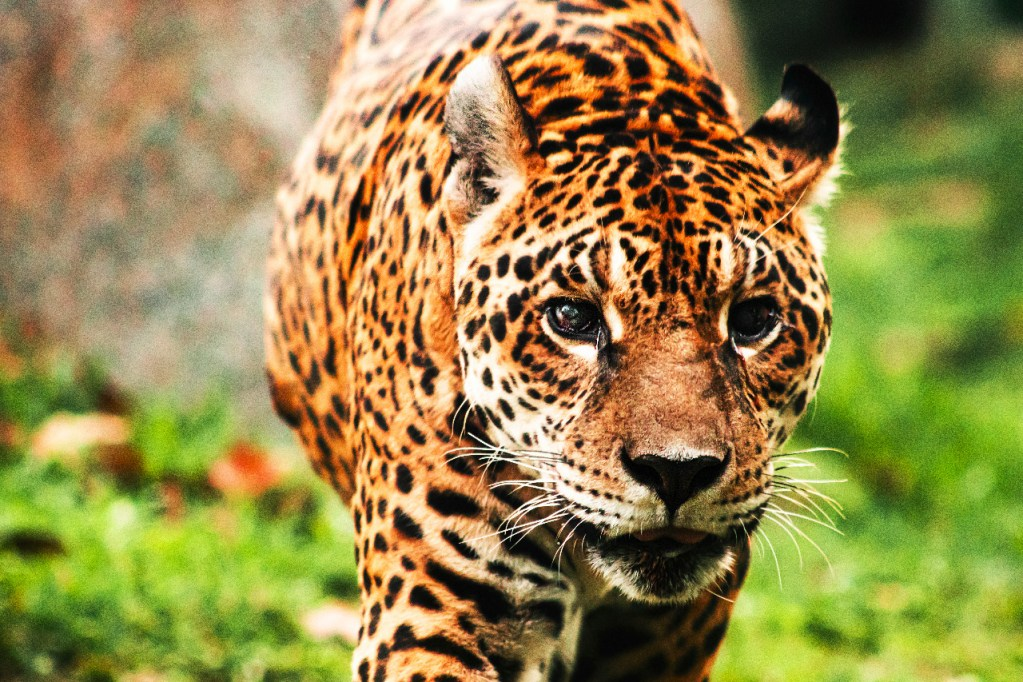
#> input picture estudo-opencv/entrada.jpg, 1023 x 682 px
$ python main.py
#> lines starting #> are read from the running program, lines starting #| are printed output that depends on the picture; after the words box and inside, x2 and y2 are one past the last pixel; in counts of white or black regions, pixels touching at a corner belong together
"""""
"""""

""""" #espelhando no vertical e horizontal
import cv2
img = cv2.imread('../entrada.jpg')
cv2.imshow("Original", img)

flip_horizontal = img[::-1,:] #comando equivalente abaixo
#flip_horizontal = cv2.flip(img, 1)
cv2.imshow("Flip Horizontal", flip_horizontal)

flip_vertical = img[:,::-1] #comando equivalente abaixo
#flip_vertical = cv2.flip(img, 0)
cv2.imshow("Flip Vertical", flip_vertical)

flip_hv = img[::-1,::-1] #comando equivalente abaixo
#flip_hv = cv2.flip(img, -1)
cv2.imshow("Flip Horizontal e Vertical", flip_hv)

cv2.waitKey(0)
"""""

""""" rotacionando imagem
# affine preservam os pontos, grossura de linhas e planos
# linhas paralelas permanecem paralelas após uma transformação affine.
# não necessariamente preserva a distância entre pontos mas ela preserva a proporção das distâncias entre os pontos de uma linha reta
import cv2
img = cv2.imread('../entrada.jpg')

(alt, lar) = img.shape[:2] #captura altura e largura
centro = (lar // 2, alt // 2) #acha o centro
M = cv2.getRotationMatrix2D(centro, 90, 1.0) #30 graus

img_rotacionada = cv2.warpAffine(img, M, (lar, alt))
cv2.imshow("Imagem rotacionada em 45 graus", img_rotacionada)
cv2.waitKey(0)
"""""

# MASCARAS - imagem com pixels on/off, preto e branco
#pag 20
import cv2
import numpy as np
img = cv2.imread('../entrada.jpg')
#> img is the input picture: shape (682, 1023, 3); mean B, G, R 75, 136.1, 149.7

cv2.imshow("Original", img)
mascara = np.zeros(img.shape[:2], dtype = "uint8")

(cX, cY) = (img.shape[1] // 2, img.shape[0] // 2)
#> cX = 511; cY = 341
cv2.circle(mascara, (cX, cY), 100, 255, -1)
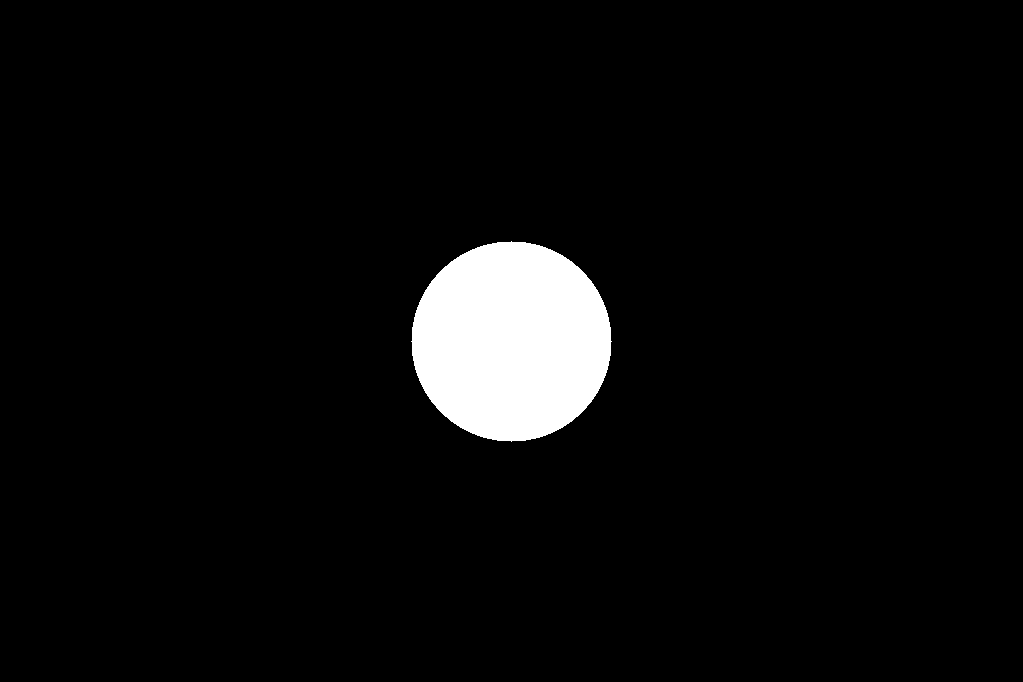
#> mascara: shape (682, 1023); 4.5% white; 1 white region, box (x1, y1, x2, y2) and area: (411, 241, 612, 442) 31417

img_com_mascara = cv2.bitwise_and(img, img, mask = mascara)
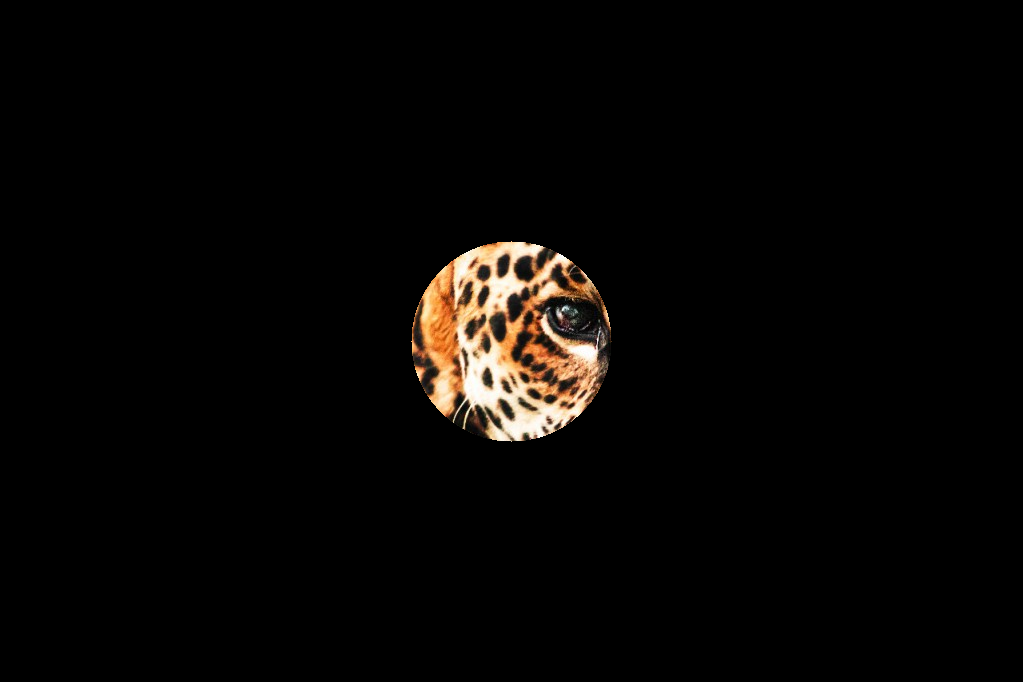
#> img_com_mascara: shape (682, 1023, 3); mean B, G, R 4.5, 6, 7.6
cv2.imshow("Máscara aplicada à imagem", img_com_mascara)
cv2.waitKey(0)

$ run again, with estudo-opencv/cat.jpg copied over estudo-opencv/entrada.jpg
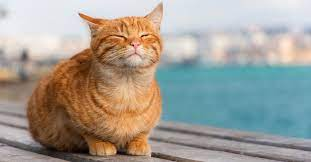
#> input picture estudo-opencv/cat.jpg, 311 x 162 px
#> img is the input picture: shape (162, 311, 3); mean B, G, R 149.3, 158.2, 163.1
#> `cv2.circle(mascara, (cX, cY), 100, 255, -1)`:
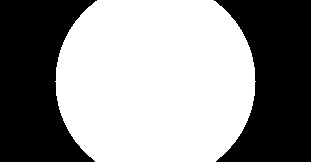
#> mascara: shape (162, 311); 56.3% white; 2 black regions, box (x1, y1, x2, y2) and area: (0, 0, 97, 162) 10998, (214, 0, 311, 162) 10998
#> `img_com_mascara = cv2.bitwise_and(img, img, mask = mascara)`:
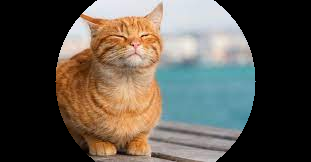
#> img_com_mascara: shape (162, 311, 3); mean B, G, R 77.2, 85.9, 92.3

$ run again, with estudo-opencv/city.jpg copied over estudo-opencv/entrada.jpg
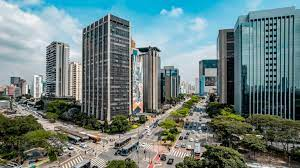
#> input picture estudo-opencv/city.jpg, 300 x 168 px
#> img is the input picture: shape (168, 300, 3); mean B, G, R 127.4, 128.2, 108.1
#> `cv2.circle(mascara, (cX, cY), 100, 255, -1)`:
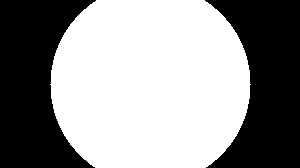
#> mascara: shape (168, 300); 57.7% white; 2 black regions, box (x1, y1, x2, y2) and area: (0, 0, 96, 168) 10752, (205, 0, 300, 168) 10584
#> `img_com_mascara = cv2.bitwise_and(img, img, mask = mascara)`:
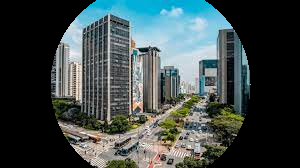
#> img_com_mascara: shape (168, 300, 3); mean B, G, R 74.2, 74.5, 63.3
